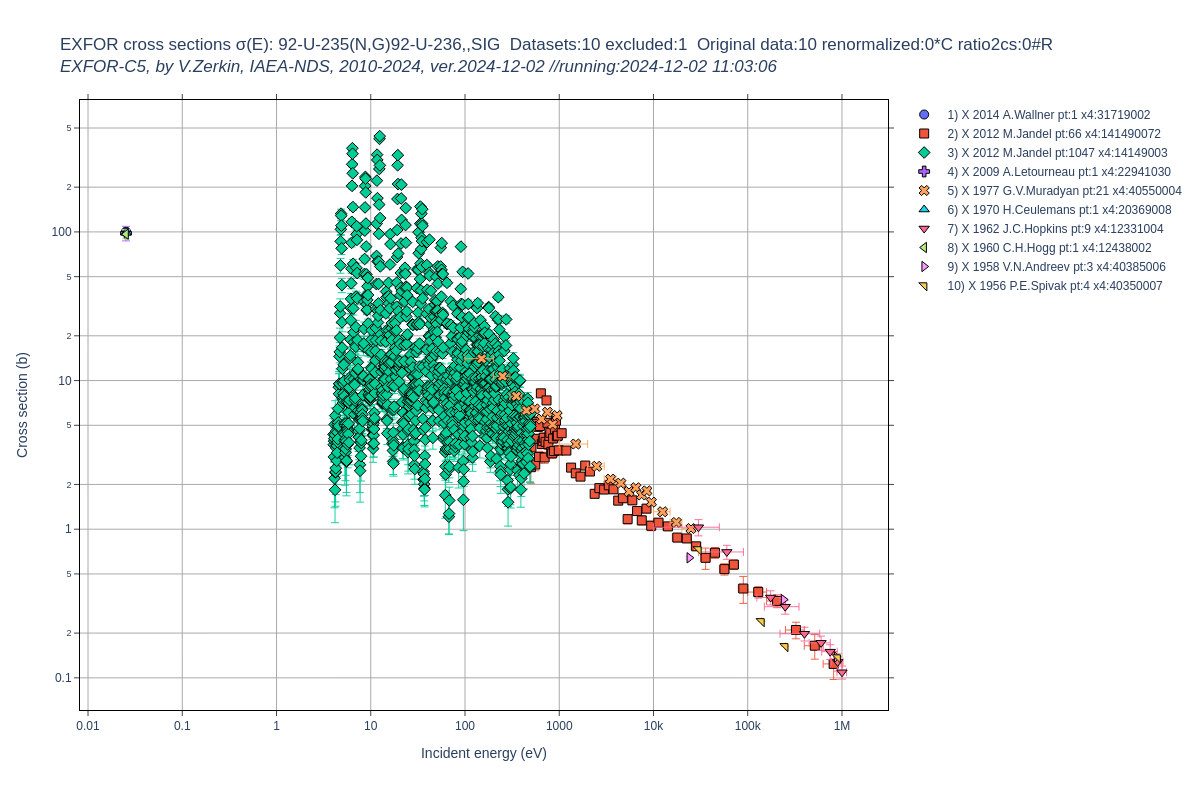

This chart was generated by the following Python code:
"""
 ***********************************************************************************
 * Copyright (C) 2021-2023 International Atomic Energy Agency (IAEA)               *
 * Copyright (C) 2023-2024 Viktor Zerkin (NRDC), v.zerkin@gmail.com                *
 *-----------------------------------------------------------------------------    *
 * Permission is hereby granted, free of charge, to any person obtaining a copy    *
 * of this software and associated documentation files (the "Software"), to deal   *
 * in the Software without restriction, including without limitation the rights    *
 * to use, copy, modify, merge, publish, distribute, sublicense, and/or sell       *
 * copies of the Software, and to permit persons to whom the Software is furnished *
 * to do so, subject to the following conditions:                                  *
 *                                                                                 *
 * The above copyright notice and this permission notice shall be included in all  *
 * copies or substantial portions of the Software.                                 *
 *                                                                                 *
 * THE SOFTWARE IS PROVIDED "AS IS", WITHOUT WARRANTY OF ANY KIND, EXPRESS OR      *
 * IMPLIED, INCLUDING BUT NOT LIMITED TO THE WARRANTIES OF MERCHANTABILITY,        *
 * FITNESS FOR A PARTICULAR PURPOSE AND NONINFRINGEMENT. IN NO EVENT SHALL THE     *
 * AUTHORS OR COPYRIGHT HOLDERS BE LIABLE FOR ANY CLAIM, DAMAGES OR OTHER          *
 * LIABILITY, WHETHER IN AN ACTION OF CONTRACT, TORT OR OTHERWISE, ARISING FROM,   *
 * OUT OF OR IN CONNECTION WITH THE SOFTWARE OR THE USE OR OTHER DEALINGS IN       *
 * THE SOFTWARE.                                                                   *
 *                                                                                 *
 *-----------------------------------------------------------------------------    *
 *   AUTHOR:                                                                       *
 *   Viktor Zerkin, PhD, IAEA(1999-2023), NRDC(1996-2024)                          *
 *   e-mail: v.zerkin@gmail.com                                                    *
 ***********************************************************************************
"""

import datetime
import json
import sys
sys.path.append('./')
from c5subr import *
from c5file import *
import plotly
from plotly.graph_objs import Scatter, Layout 
from pprint import pprint

print("Program: c5data3.py, ver.2024-12-02")
print("Author:  V.Zerkin, IAEA, Vienna, 2024")
print("Purpose: find datasets by reaction, load C5-file, extract data, plot by Plotly\n")

ct=str(datetime.datetime.now())[:19]
print("Running: "+ct+"\n")
#input("Press the <ENTER> key to continue...")

base='./'

def sort_ya1(ds):
    a1=ds['author1'].replace('*','').replace('#','')
    rr=str(ds['year1'])+','+a1+','+ds['DatasetID']
    return rr

datasetBlackList={
     "231620022":"92-U-235(N,G)92-U-236,,SIG 2014 C.Guerrero. Many points with negative CS"
    ,"33075002" :"25-MN-55(N,A)23-V-52,,SIG  1962,O.N.Kaul"
    ,"31316015" :"25-MN-55(N,A)23-V-52,,SIG  1965,C.S.Khurana"
    ,"11274030" :"25-MN-55(N,A)23-V-52,,SIG  1953,E.B.Paul"
    ,"11274037" :"30-ZN-64(N,P)29-CU-64,,SIG 1953,E.B.Paul"
}

#reacode='13-AL-27(N,TOT),,SIG'
#reacode='13-AL-27(N,G)13-AL-28,,SIG'
#reacode='93-NP-237(A,2N)95-AM-239,,SIG'
#reacode='25-MN-55(N,A)23-V-52,,SIG'

reacode='92-U-235(N,G)92-U-236,,SIG'
reacode2='92-U-235(N,G),,SIG'

#reacode='13-AL-27(N,A)11-NA-24,,SIG'
#reacode2='13-AL-27(N,A),,SIG'


print('\n#_________________Read full list of Datasets_________________')
datasets=read_csv_file("C5-Datasets.csv")
nDatasets=len(datasets)
print('-0-Datasets:'+str(nDatasets))

print('\n#_________________Filter Datasets: select needed and valid_________________')
datasets1=filter_datasets(datasets,'ReactionCode',reacode)
datasets2=filter_datasets(datasets,'ReactionCode',reacode2)
print('-1-Datasets1:'+str(len(datasets1)))
print('-1-Datasets2:'+str(len(datasets2)))
datasets=datasets1+datasets2
n1=nDatasets=len(datasets)
print('-1-Datasets:'+str(nDatasets))
datasets=not_filter_datasets(datasets,'x4status','SPSDD')
datasets=not_filter_datasets(datasets,'x4status','PRELIM')
for DatasetID in datasetBlackList.keys():
    datasets=not_filter_datasets(datasets,'DatasetID',DatasetID)
n2=nDatasets=len(datasets)
print('-2-Datasets:'+str(nDatasets))
if (nDatasets<=0):
    print("---No data found---")
    sys.exit(2)
with open('data3lst.json','w') as outfile: json.dump(datasets,outfile,indent=2)

xtitle='Incident energy (eV)'
ytitle='Cross section (b)'

print('\n#_________________Extract data from C5 files_________________')
dss=[];ii=0
printData=False
for dataset in datasets:
    c5file=base+dataset['c5file']
    DatasetID=dataset['DatasetID']
#tst    if DatasetID!='31842017': continue  #test
#    print(str(ii+1)+')\tFile:'+c5file+' Dataset:'+DatasetID)
    ds=readC5fileDataset(c5file,DatasetID)
    if ds is None: continue
    print(str(ii+1)+') File:'+c5file+' Dataset:'+DatasetID
	+' '+str(ds['year1'])+' '+ds['author1'].title()
	+' #dataPoints:'+str(len(ds['dataLines'])))
    exctractC5Data(ds)
    if printData:
        print('	Energy:	',ds['data'][0])
        print('	dEnergy:',ds['data'][1])
        print('	Data:   ',ds['data'][2])
        print('	dData:  ',ds['data'][3])
    ds['y']=ds['data'][2]
    ds['dy']=ds['data'][3]
    ds['x']=ds['data'][0]
    ds['dx']=ds['data'][1]
    ds['x4lbl']=str(ds['year1'])+' '+ds['author1'].title()
    dss.append(ds)
    ii+=1
dss=sorted(dss,key=sort_ya1,reverse=True)

print('\n#_________________Preparing EXFOR data for plot_________________')
data1=[]; ii=0; iorig=0; irenorm=0; iratio=0
for ds in dss:
    flagModif0=''
    flagModif1=''
    msize=msize1=9
    iSymPlus=0
    symColor='Black'
    symWidth=1
    flagModif0='X ' #Original EXFOR data
    symBorder=True
    lblPrefix=' '
    if (ds['x4lbl'].find('*')>0):
        flagModif0='C ' #Renormalized: CS=CS/m0*m1 (auto-corrected)
        flagModif1=':cs/m0*m1' #Renormalized: CS=CS/m0*m1
        symBorder=True
        symColor='Red'
        msize1=msize+2
        #iSymPlus=200	#-dot
        iSymPlus=300	#-open-dot
        symWidth=1.8
        lblPrefix='*'
        irenorm+=1
    elif (ds['x4lbl'].find('#')>0):
        flagModif0='R '   #Multiplied:   CS=Ratio*m1
        flagModif1=':ratio*m1'   #Multiplied:   CS=Ratio*m1
        symBorder=False
        msize1=msize+2
        iSymPlus=100  #-open
        lblPrefix='#'
        iratio+=1
    else:
        iorig+=1
    lbl=lblPrefix+str(ii+1)+') '+flagModif0+ds['x4lbl']+' pt:'+str(len(ds['x']))\
	+' x4:'+ds['DatasetID']+flagModif1
    tr=Scatter(x=ds['x'],y=ds['y']
	,text=ds['x4lbl']
	,name=lbl
	,marker_symbol=str(ii%25+iSymPlus)
	,marker_size=msize1
	,mode="markers"
	)
    if (symBorder): tr.marker.line=dict(color=symColor,width=symWidth)
    if (ds['dy'] is not None): tr.error_y=dict(type='data',array=ds['dy'],visible=True,thickness=0.9)
    if (ds['dy'] is not None): tr.error_x=dict(type='data',array=ds['dx'],visible=True,thickness=0.9)
    data1.append(tr)
    ii+=1
#    break

xtype='linear';ytype='linear'
xtype='log'
ytype='log'
plotTitle=reacode;

print('\n#_________________Plot data from EXFOR_________________')
plot1={}
plot1['data']=data1
xaxis=dict(title=xtitle,showline=True,linecolor='black',ticks='outside'
,showgrid=True,gridcolor='#aaaaaa',type=xtype)
yaxis={'title':ytitle,'showline':True,'linecolor':'black'
	,'showgrid':True, 'gridcolor':'#aaaaaa','ticks':'outside','type':ytype
	,'zeroline':True, 'zerolinecolor':'#dddddd'#, 'zerolinewidth':0.1
}
xaxis['mirror']='ticks'; yaxis['mirror']='ticks' 

plot1['layout']=Layout(title='EXFOR cross sections \u03c3(E): '+plotTitle
#	+' #Total datasets:'+str(n2)
	+'  Datasets:'+str(n2)
	+' excluded:'+str(n1-n2) #superseded or withdrawn, and preliminary
	+'  Original data:'+str(iorig)
	+' renormalized:'+str(irenorm)+'*C'
	+' ratio2cs:'+str(iratio)+'#R'
	+'<br><i>EXFOR-C5, by V.Zerkin, IAEA-NDS, 2010-2024, ver.2024-12-02 //running:'+ct+'</i>'
	,xaxis=xaxis,yaxis=yaxis
	,plot_bgcolor='white'
	,legend=dict(traceorder="grouped")
)

outhtml='c5data3'
plotly.offline.plot(plot1,filename=outhtml+'.html')

#needs: $ pip3 install -U kaleido
plotly.io.write_image(plot1,outhtml+'.png',width=1200,height=790)

print('\nProgram successfully completed')
